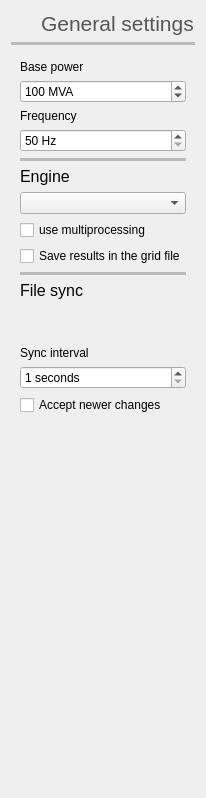
         <widget class="QFrame" name="frame_7">
          <property name="frameShape">
           <enum>QFrame::NoFrame</enum>
          </property>
          <property name="frameShadow">
           <enum>QFrame::Raised</enum>
          </property>
          <layout class="QVBoxLayout" name="verticalLayout_12">
           <item>
            <widget class="QFrame" name="frame_41">
             <property name="frameShape">
              <enum>QFrame::NoFrame</enum>
             </property>
             <property name="frameShadow">
              <enum>QFrame::Raised</enum>
             </property>
             <layout class="QHBoxLayout" name="horizontalLayout_13">
              <property name="leftMargin">
               <number>0</number>
              </property>
              <property name="topMargin">
               <number>0</number>
              </property>
              <property name="rightMargin">
               <number>0</number>
              </property>
              <property name="bottomMargin">
               <number>0</number>
              </property>
              <item>
               <widget class="QLabel" name="label_68">
                <property name="minimumSize">
                 <size>
                  <width>24</width>
                  <height>24</height>
                 </size>
                </property>
                <property name="maximumSize">
                 <size>
                  <width>24</width>
                  <height>24</height>
                 </size>
                </property>
                <property name="text">
                 <string/>
                </property>
                <property name="pixmap">
                 <pixmap resource="icons.qrc">:/Icons/icons/gear.svg</pixmap>
                </property>
                <property name="scaledContents">
                 <bool>true</bool>
                </property>
               </widget>
              </item>
              <item>
               <widget class="QLabel" name="label_69">
                <property name="palette">
                 <palette>
                  <active>
                   <colorrole role="WindowText">
                    <brush brushstyle="SolidPattern">
                     <color alpha="255">
                      <red>85</red>
                      <green>87</green>
                      <blue>83</blue>
                     </color>
                    </brush>
                   </colorrole>
                  </active>
                  <inactive>
                   <colorrole role="WindowText">
                    <brush brushstyle="SolidPattern">
                     <color alpha="255">
                      <red>85</red>
                      <green>87</green>
                      <blue>83</blue>
                     </color>
                    </brush>
                   </colorrole>
                  </inactive>
                  <disabled>
                   <colorrole role="WindowText">
                    <brush brushstyle="SolidPattern">
                     <color alpha="255">
                      <red>190</red>
                      <green>190</green>
                      <blue>190</blue>
                     </color>
                    </brush>
                   </colorrole>
                  </disabled>
                 </palette>
                </property>
                <property name="font">
                 <font>
                  <pointsize>16</pointsize>
                 </font>
                </property>
                <property name="text">
                 <string>General settings</string>
                </property>
                <property name="alignment">
                 <set>Qt::AlignBottom|Qt::AlignLeading|Qt::AlignLeft</set>
                </property>
               </widget>
              </item>
             </layout>
            </widget>
           </item>
           <item>
            <widget class="Line" name="line_5">
             <property name="palette">
              <palette>
               <active>
                <colorrole role="WindowText">
                 <brush brushstyle="SolidPattern">
                  <color alpha="255">
                   <red>186</red>
                   <green>189</green>
                   <blue>182</blue>
                  </color>
                 </brush>
                </colorrole>
               </active>
               <inactive>
                <colorrole role="WindowText">
                 <brush brushstyle="SolidPattern">
                  <color alpha="255">
                   <red>186</red>
                   <green>189</green>
                   <blue>182</blue>
                  </color>
                 </brush>
                </colorrole>
               </inactive>
               <disabled>
                <colorrole role="WindowText">
                 <brush brushstyle="SolidPattern">
                  <color alpha="255">
                   <red>190</red>
                   <green>190</green>
                   <blue>190</blue>
                  </color>
                 </brush>
                </colorrole>
               </disabled>
              </palette>
             </property>
             <property name="frameShadow">
              <enum>QFrame::Plain</enum>
             </property>
             <property name="lineWidth">
              <number>4</number>
             </property>
             <property name="orientation">
              <enum>Qt::Horizontal</enum>
             </property>
            </widget>
           </item>
           <item>
            <widget class="QFrame" name="frame_25">
             <property name="frameShape">
              <enum>QFrame::NoFrame</enum>
             </property>
             <property name="frameShadow">
              <enum>QFrame::Raised</enum>
             </property>
             <layout class="QVBoxLayout" name="verticalLayout_17">
              <item>
               <widget class="QLabel" name="label_57">
                <property name="text">
                 <string>Base power</string>
                </property>
               </widget>
              </item>
              <item>
               <widget class="QDoubleSpinBox" name="sbase_doubleSpinBox">
                <property name="suffix">
                 <string> MVA</string>
                </property>
                <property name="decimals">
                 <number>0</number>
                </property>
                <property name="minimum">
                 <double>1.000000000000000</double>
                </property>
                <property name="maximum">
                 <double>10000000000000000000.000000000000000</double>
                </property>
                <property name="value">
                 <double>100.000000000000000</double>
                </property>
               </widget>
              </item>
              <item>
               <widget class="QLabel" name="label_58">
                <property name="text">
                 <string>Frequency</string>
                </property>
               </widget>
              </item>
              <item>
               <widget class="QDoubleSpinBox" name="fbase_doubleSpinBox">
                <property name="suffix">
                 <string> Hz</string>
                </property>
                <property name="decimals">
                 <number>0</number>
                </property>
                <property name="minimum">
                 <double>50.000000000000000</double>
                </property>
                <property name="maximum">
                 <double>60.000000000000000</double>
                </property>
                <property name="singleStep">
                 <double>10.000000000000000</double>
                </property>
               </widget>
              </item>
              <item>
               <widget class="Line" name="line_19">
                <property name="palette">
                 <palette>
                  <active>
                   <colorrole role="WindowText">
                    <brush brushstyle="SolidPattern">
                     <color alpha="255">
                      <red>186</red>
                      <green>189</green>
                      <blue>182</blue>
                     </color>
                    </brush>
                   </colorrole>
                  </active>
                  <inactive>
                   <colorrole role="WindowText">
                    <brush brushstyle="SolidPattern">
                     <color alpha="255">
                      <red>186</red>
                      <green>189</green>
                      <blue>182</blue>
                     </color>
                    </brush>
                   </colorrole>
                  </inactive>
                  <disabled>
                   <colorrole role="WindowText">
                    <brush brushstyle="SolidPattern">
                     <color alpha="255">
                      <red>190</red>
                      <green>190</green>
                      <blue>190</blue>
                     </color>
                    </brush>
                   </colorrole>
                  </disabled>
                 </palette>
                </property>
                <property name="frameShadow">
                 <enum>QFrame::Plain</enum>
                </property>
                <property name="lineWidth">
                 <number>4</number>
                </property>
                <property name="orientation">
                 <enum>Qt::Horizontal</enum>
                </property>
               </widget>
              </item>
              <item>
               <widget class="QLabel" name="label_31">
                <property name="font">
                 <font>
                  <pointsize>12</pointsize>
                 </font>
                </property>
                <property name="text">
                 <string>Engine</string>
                </property>
               </widget>
              </item>
              <item>
               <widget class="QComboBox" name="engineComboBox"/>
              </item>
              <item>
               <widget class="QCheckBox" name="use_multiprocessing_checkBox">
                <property name="text">
                 <string>use multiprocessing</string>
                </property>
               </widget>
              </item>
              <item>
               <widget class="QCheckBox" name="saveResultsCheckBox">
                <property name="text">
                 <string>Save results in the grid file</string>
                </property>
               </widget>
              </item>
              <item>
               <widget class="Line" name="line_25">
                <property name="palette">
                 <palette>
                  <active>
                   <colorrole role="WindowText">
                    <brush brushstyle="SolidPattern">
                     <color alpha="255">
                      <red>186</red>
                      <green>189</green>
                      <blue>182</blue>
                     </color>
                    </brush>
                   </colorrole>
                  </active>
                  <inactive>
                   <colorrole role="WindowText">
                    <brush brushstyle="SolidPattern">
                     <color alpha="255">
                      <red>186</red>
                      <green>189</green>
                      <blue>182</blue>
                     </color>
                    </brush>
                   </colorrole>
                  </inactive>
                  <disabled>
                   <colorrole role="WindowText">
                    <brush brushstyle="SolidPattern">
                     <color alpha="255">
                      <red>190</red>
                      <green>190</green>
                      <blue>190</blue>
                     </color>
                    </brush>
                   </colorrole>
                  </disabled>
                 </palette>
                </property>
                <property name="frameShadow">
                 <enum>QFrame::Plain</enum>
                </property>
                <property name="lineWidth">
                 <number>4</number>
                </property>
                <property name="orientation">
                 <enum>Qt::Horizontal</enum>
                </property>
               </widget>
              </item>
              <item>
               <widget class="QLabel" name="label_109">
                <property name="font">
                 <font>
                  <pointsize>12</pointsize>
                 </font>
                </property>
                <property name="text">
                 <string>File sync</string>
                </property>
               </widget>
              </item>
              <item>
               <widget class="QLabel" name="user_name_label">
                <property name="toolTip">
                 <string>Model user to store in the file saving.</string>
                </property>
                <property name="text">
                 <string/>
                </property>
               </widget>
              </item>
              <item>
               <widget class="QLabel" name="model_version_label">
                <property name="toolTip">
                 <string>Current model version. Increases with every model saving.</string>
                </property>
                <property name="text">
                 <string/>
                </property>
               </widget>
              </item>
              <item>
               <widget class="QLabel" name="label_39">
                <property name="text">
                 <string>&lt;html&gt;&lt;head/&gt;&lt;body&gt;&lt;p&gt;Sync interval&lt;/p&gt;&lt;/body&gt;&lt;/html&gt;</string>
                </property>
               </widget>
              </item>
              <item>
               <widget class="QSpinBox" name="sync_interval_spinBox">
                <property name="toolTip">
                 <string>Interval in minutes to save the model when the mode syncronization is activated</string>
                </property>
                <property name="suffix">
                 <string> seconds</string>
                </property>
                <property name="minimum">
                 <number>1</number>
                </property>
                <property name="maximum">
                 <number>99999999</number>
                </property>
               </widget>
              </item>
              <item>
               <widget class="QCheckBox" name="accept_newer_changes_checkBox">
                <property name="text">
                 <string>Accept newer changes</string>
                </property>
               </widget>
              </item>
             </layout>
            </widget>
           </item>
           <item>
            <spacer name="verticalSpacer_3">
             <property name="orientation">
              <enum>Qt::Vertical</enum>
             </property>
             <property name="sizeHint" stdset="0">
              <size>
               <width>20</width>
               <height>363</height>
              </size>
             </property>
            </spacer>
           </item>
          </layout>
         </widget>
